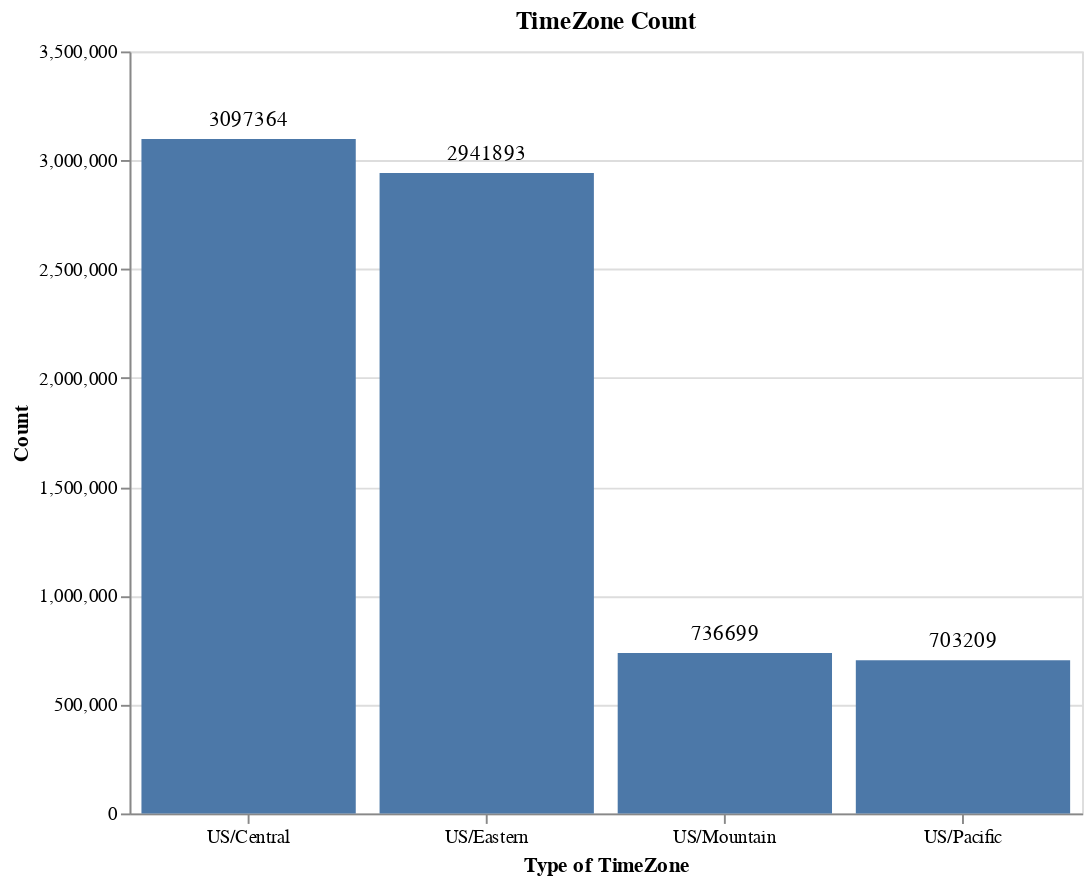

Here is the notebook cell this chart was saved with:
### Code cell
title = alt.TitleParams('TimeZone Count', anchor='middle')
base = alt.Chart(X, title=title).encode(
    alt.X(
        'TimeZone',
        sort=alt.EncodingSortField(field="Letters", op="count", order='descending'), 
        axis=alt.Axis(labelAngle=0),
        title='Type of TimeZone'),
    alt.Y('count()', title='Count'),
    text='count(TimeZone)'
).properties(
    width=500,
    height=400
)
base.mark_bar() + base.mark_text(align='center', dx=0, yOffset=-10)

### Figure 1 — Vega specification as saved in the notebook (floating-point values rounded to 4 significant figures)
{"$schema": "https://vega.github.io/schema/vega/v5.json", "data": [{"name": "source_0"}, {"name": "data_0", "values": [{"TimeZone": "US/Mountain", "__count": 736699}, {"TimeZone": "US/Central", "__count": 3097364}, {"TimeZone": "US/Eastern", "__count": 2941893}, {"TimeZone": "US/Pacific", "__count": 703209}]}, {"name": "source_0_x_domain_TimeZone", "values": [{"TimeZone": "US/Mountain", "sort_field": 736699}, {"TimeZone": "US/Central", "sort_field": 3097364}, {"TimeZone": "US/Eastern", "sort_field": 2941893}, {"TimeZone": "US/Pacific", "sort_field": 703209}]}, {"name": "data_0_y_domain___count", "values": [{"min": 703209, "max": 3097364}]}], "marks": [{"type": "rect", "name": "layer_0_marks", "from": {"data": "data_0"}, "encode": {"update": {"width": {"signal": "max(0.25, bandwidth('x'))"}, "y": {"field": "__count", "scale": "y"}, "x": {"field": "TimeZone", "scale": "x"}, "fill": {"value": "#4c78a8"}, "y2": {"value": 0, "scale": "y"}}}, "style": ["bar"]}, {"type": "text", "name": "layer_1_marks", "from": {"data": "data_0"}, "encode": {"update": {"dx": {"value": 0}, "baseline": {"value": "middle"}, "y": {"field": "__count", "scale": "y", "offset": -10}, "text": {"signal": "format(datum[\"__count\"], \"\")"}, "x": {"field": "TimeZone", "scale": "x", "band": 0.5}, "fill": {"value": "black"}, "align": {"value": "center"}}}, "style": ["text"]}], "scales": [{"name": "x", "type": "band", "domain": {"data": "source_0_x_domain_TimeZone", "field": "TimeZone", "sort": {"op": "max", "field": "sort_field", "order": "descending"}}, "range": [0, {"signal": "width"}], "paddingOuter": 0.05, "paddingInner": 0.1}, {"name": "y", "type": "linear", "domain": [{"signal": "(data(\"data_0_y_domain___count\")[0] || {}).min"}, {"signal": "(data(\"data_0_y_domain___count\")[0] || {}).max"}], "range": [{"signal": "height"}, 0], "nice": true, "zero": true}], "axes": [{"scale": "y", "orient": "left", "maxExtent": 0, "gridScale": "x", "ticks": false, "zindex": 0, "tickCount": {"signal": "ceil(height/40)"}, "aria": false, "domain": false, "labels": false, "grid": true, "minExtent": 0}, {"scale": "x", "labelAngle": 0, "orient": "bottom", "grid": false, "title": "Type of TimeZone", "labelBaseline": "top", "zindex": 0}, {"scale": "y", "grid": false, "labelOverlap": true, "title": "Count", "tickCount": {"signal": "ceil(height/40)"}, "zindex": 0, "orient": "left"}], "title": {"text": "TimeZone Count", "frame": "group", "anchor": "middle"}, "height": 400, "width": 500, "background": "white", "padding": 5, "style": "cell"}
